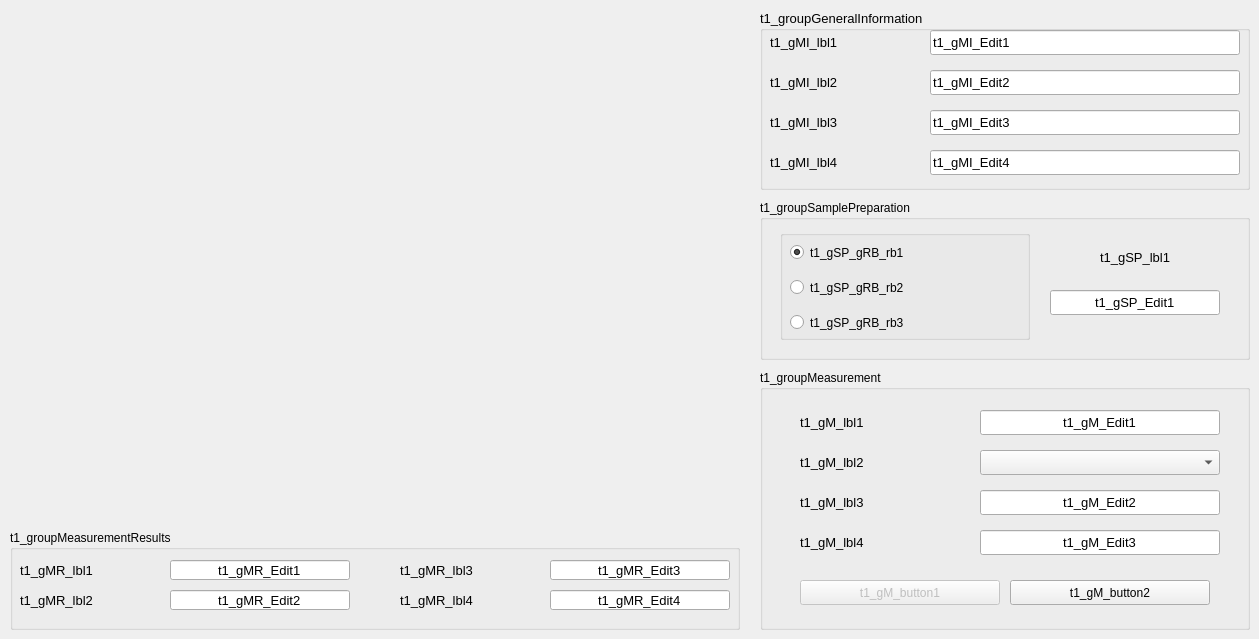
    <widget class="QWidget" name="t1">
     <attribute name="title">
      <string>t1</string>
     </attribute>
     <widget class="QGroupBox" name="t1_groupGeneralInformation">
      <property name="geometry">
       <rect>
        <x>760</x>
        <y>10</y>
        <width>490</width>
        <height>180</height>
       </rect>
      </property>
      <property name="minimumSize">
       <size>
        <width>490</width>
        <height>180</height>
       </size>
      </property>
      <property name="maximumSize">
       <size>
        <width>490</width>
        <height>180</height>
       </size>
      </property>
      <property name="font">
       <font>
        <family>Arial</family>
        <pointsize>10</pointsize>
       </font>
      </property>
      <property name="title">
       <string>t1_groupGeneralInformation</string>
      </property>
      <widget class="QLineEdit" name="t1_gMI_Edit1">
       <property name="geometry">
        <rect>
         <x>170</x>
         <y>20</y>
         <width>310</width>
         <height>25</height>
        </rect>
       </property>
       <property name="font">
        <font>
         <family>Arial</family>
         <pointsize>10</pointsize>
        </font>
       </property>
       <property name="text">
        <string>t1_gMI_Edit1</string>
       </property>
      </widget>
      <widget class="QLineEdit" name="t1_gMI_Edit2">
       <property name="geometry">
        <rect>
         <x>170</x>
         <y>60</y>
         <width>310</width>
         <height>25</height>
        </rect>
       </property>
       <property name="font">
        <font>
         <family>Arial</family>
         <pointsize>10</pointsize>
        </font>
       </property>
       <property name="text">
        <string>t1_gMI_Edit2</string>
       </property>
      </widget>
      <widget class="QLineEdit" name="t1_gMI_Edit3">
       <property name="geometry">
        <rect>
         <x>170</x>
         <y>100</y>
         <width>310</width>
         <height>25</height>
        </rect>
       </property>
       <property name="font">
        <font>
         <family>Arial</family>
         <pointsize>10</pointsize>
        </font>
       </property>
       <property name="text">
        <string>t1_gMI_Edit3</string>
       </property>
      </widget>
      <widget class="QLineEdit" name="t1_gMI_Edit4">
       <property name="geometry">
        <rect>
         <x>170</x>
         <y>140</y>
         <width>310</width>
         <height>25</height>
        </rect>
       </property>
       <property name="font">
        <font>
         <family>Arial</family>
         <pointsize>10</pointsize>
        </font>
       </property>
       <property name="text">
        <string>t1_gMI_Edit4</string>
       </property>
      </widget>
      <widget class="QLabel" name="t1_gMI_lbl1">
       <property name="geometry">
        <rect>
         <x>10</x>
         <y>20</y>
         <width>141</width>
         <height>25</height>
        </rect>
       </property>
       <property name="font">
        <font>
         <family>Arial</family>
         <pointsize>10</pointsize>
        </font>
       </property>
       <property name="text">
        <string>t1_gMI_lbl1</string>
       </property>
      </widget>
      <widget class="QLabel" name="t1_gMI_lbl2">
       <property name="geometry">
        <rect>
         <x>10</x>
         <y>60</y>
         <width>141</width>
         <height>25</height>
        </rect>
       </property>
       <property name="font">
        <font>
         <family>Arial</family>
         <pointsize>10</pointsize>
        </font>
       </property>
       <property name="text">
        <string>t1_gMI_lbl2</string>
       </property>
      </widget>
      <widget class="QLabel" name="t1_gMI_lbl3">
       <property name="geometry">
        <rect>
         <x>10</x>
         <y>100</y>
         <width>141</width>
         <height>25</height>
        </rect>
       </property>
       <property name="font">
        <font>
         <family>Arial</family>
         <pointsize>10</pointsize>
        </font>
       </property>
       <property name="text">
        <string>t1_gMI_lbl3</string>
       </property>
      </widget>
      <widget class="QLabel" name="t1_gMI_lbl4">
       <property name="geometry">
        <rect>
         <x>10</x>
         <y>140</y>
         <width>141</width>
         <height>25</height>
        </rect>
       </property>
       <property name="font">
        <font>
         <family>Arial</family>
         <pointsize>10</pointsize>
        </font>
       </property>
       <property name="text">
        <string>t1_gMI_lbl4</string>
       </property>
      </widget>
     </widget>
     <widget class="QGroupBox" name="t1_groupSamplePreparation">
      <property name="geometry">
       <rect>
        <x>760</x>
        <y>200</y>
        <width>490</width>
        <height>160</height>
       </rect>
      </property>
      <property name="minimumSize">
       <size>
        <width>490</width>
        <height>160</height>
       </size>
      </property>
      <property name="maximumSize">
       <size>
        <width>490</width>
        <height>160</height>
       </size>
      </property>
      <property name="title">
       <string>t1_groupSamplePreparation</string>
      </property>
      <widget class="QGroupBox" name="t1_gSP_groupRB">
       <property name="geometry">
        <rect>
         <x>20</x>
         <y>30</y>
         <width>250</width>
         <height>110</height>
        </rect>
       </property>
       <property name="minimumSize">
        <size>
         <width>250</width>
         <height>110</height>
        </size>
       </property>
       <property name="maximumSize">
        <size>
         <width>250</width>
         <height>110</height>
        </size>
       </property>
       <property name="title">
        <string/>
       </property>
       <widget class="QRadioButton" name="t1_gSP_gRB_rb1">
        <property name="geometry">
         <rect>
          <x>10</x>
          <y>10</y>
          <width>210</width>
          <height>25</height>
         </rect>
        </property>
        <property name="sizePolicy">
         <sizepolicy hsizetype="Fixed" vsizetype="Fixed">
          <horstretch>0</horstretch>
          <verstretch>0</verstretch>
         </sizepolicy>
        </property>
        <property name="text">
         <string>t1_gSP_gRB_rb1</string>
        </property>
        <property name="checked">
         <bool>true</bool>
        </property>
       </widget>
       <widget class="QRadioButton" name="t1_gSP_gRB_rb2">
        <property name="geometry">
         <rect>
          <x>10</x>
          <y>45</y>
          <width>210</width>
          <height>25</height>
         </rect>
        </property>
        <property name="sizePolicy">
         <sizepolicy hsizetype="Fixed" vsizetype="Fixed">
          <horstretch>0</horstretch>
          <verstretch>0</verstretch>
         </sizepolicy>
        </property>
        <property name="text">
         <string>t1_gSP_gRB_rb2</string>
        </property>
       </widget>
       <widget class="QRadioButton" name="t1_gSP_gRB_rb3">
        <property name="geometry">
         <rect>
          <x>10</x>
          <y>80</y>
          <width>210</width>
          <height>25</height>
         </rect>
        </property>
        <property name="sizePolicy">
         <sizepolicy hsizetype="Fixed" vsizetype="Fixed">
          <horstretch>0</horstretch>
          <verstretch>0</verstretch>
         </sizepolicy>
        </property>
        <property name="text">
         <string>t1_gSP_gRB_rb3</string>
        </property>
       </widget>
      </widget>
      <widget class="QLineEdit" name="t1_gSP_Edit1">
       <property name="geometry">
        <rect>
         <x>290</x>
         <y>90</y>
         <width>170</width>
         <height>25</height>
        </rect>
       </property>
       <property name="font">
        <font>
         <family>Arial</family>
         <pointsize>10</pointsize>
        </font>
       </property>
       <property name="text">
        <string>t1_gSP_Edit1</string>
       </property>
       <property name="alignment">
        <set>Qt::AlignCenter</set>
       </property>
      </widget>
      <widget class="QLabel" name="t1_gSP_lbl1">
       <property name="geometry">
        <rect>
         <x>290</x>
         <y>45</y>
         <width>170</width>
         <height>25</height>
        </rect>
       </property>
       <property name="font">
        <font>
         <family>Arial</family>
         <pointsize>10</pointsize>
        </font>
       </property>
       <property name="text">
        <string>t1_gSP_lbl1</string>
       </property>
       <property name="alignment">
        <set>Qt::AlignCenter</set>
       </property>
      </widget>
     </widget>
     <widget class="QGroupBox" name="t1_groupMeasurement">
      <property name="geometry">
       <rect>
        <x>760</x>
        <y>370</y>
        <width>490</width>
        <height>260</height>
       </rect>
      </property>
      <property name="minimumSize">
       <size>
        <width>490</width>
        <height>260</height>
       </size>
      </property>
      <property name="maximumSize">
       <size>
        <width>490</width>
        <height>260</height>
       </size>
      </property>
      <property name="title">
       <string>t1_groupMeasurement</string>
      </property>
      <widget class="QLineEdit" name="t1_gM_Edit1">
       <property name="geometry">
        <rect>
         <x>220</x>
         <y>40</y>
         <width>240</width>
         <height>25</height>
        </rect>
       </property>
       <property name="font">
        <font>
         <family>Arial</family>
         <pointsize>10</pointsize>
        </font>
       </property>
       <property name="text">
        <string>t1_gM_Edit1</string>
       </property>
       <property name="alignment">
        <set>Qt::AlignCenter</set>
       </property>
      </widget>
      <widget class="QLabel" name="t1_gM_lbl1">
       <property name="geometry">
        <rect>
         <x>40</x>
         <y>40</y>
         <width>170</width>
         <height>25</height>
        </rect>
       </property>
       <property name="font">
        <font>
         <family>Arial</family>
         <pointsize>10</pointsize>
        </font>
       </property>
       <property name="text">
        <string>t1_gM_lbl1</string>
       </property>
      </widget>
      <widget class="QLabel" name="t1_gM_lbl2">
       <property name="geometry">
        <rect>
         <x>40</x>
         <y>80</y>
         <width>170</width>
         <height>25</height>
        </rect>
       </property>
       <property name="font">
        <font>
         <family>Arial</family>
         <pointsize>10</pointsize>
        </font>
       </property>
       <property name="text">
        <string>t1_gM_lbl2</string>
       </property>
      </widget>
      <widget class="QLabel" name="t1_gM_lbl3">
       <property name="geometry">
        <rect>
         <x>40</x>
         <y>120</y>
         <width>170</width>
         <height>25</height>
        </rect>
       </property>
       <property name="font">
        <font>
         <family>Arial</family>
         <pointsize>10</pointsize>
        </font>
       </property>
       <property name="text">
        <string>t1_gM_lbl3</string>
       </property>
      </widget>
      <widget class="QLabel" name="t1_gM_lbl4">
       <property name="geometry">
        <rect>
         <x>40</x>
         <y>160</y>
         <width>170</width>
         <height>25</height>
        </rect>
       </property>
       <property name="font">
        <font>
         <family>Arial</family>
         <pointsize>10</pointsize>
        </font>
       </property>
       <property name="text">
        <string>t1_gM_lbl4</string>
       </property>
      </widget>
      <widget class="QLineEdit" name="t1_gM_Edit2">
       <property name="geometry">
        <rect>
         <x>220</x>
         <y>120</y>
         <width>240</width>
         <height>25</height>
        </rect>
       </property>
       <property name="font">
        <font>
         <family>Arial</family>
         <pointsize>10</pointsize>
        </font>
       </property>
       <property name="text">
        <string>t1_gM_Edit2</string>
       </property>
       <property name="alignment">
        <set>Qt::AlignCenter</set>
       </property>
      </widget>
      <widget class="QLineEdit" name="t1_gM_Edit3">
       <property name="geometry">
        <rect>
         <x>220</x>
         <y>160</y>
         <width>240</width>
         <height>25</height>
        </rect>
       </property>
       <property name="font">
        <font>
         <family>Arial</family>
         <pointsize>10</pointsize>
        </font>
       </property>
       <property name="text">
        <string>t1_gM_Edit3</string>
       </property>
       <property name="alignment">
        <set>Qt::AlignCenter</set>
       </property>
      </widget>
      <widget class="QComboBox" name="t1_gM_cmd1">
       <property name="geometry">
        <rect>
         <x>220</x>
         <y>80</y>
         <width>240</width>
         <height>25</height>
        </rect>
       </property>
      </widget>
      <widget class="QPushButton" name="t1_gM_button1">
       <property name="enabled">
        <bool>false</bool>
       </property>
       <property name="geometry">
        <rect>
         <x>40</x>
         <y>210</y>
         <width>200</width>
         <height>25</height>
        </rect>
       </property>
       <property name="text">
        <string>t1_gM_button1</string>
       </property>
      </widget>
      <widget class="QPushButton" name="t1_gM_button2">
       <property name="geometry">
        <rect>
         <x>250</x>
         <y>210</y>
         <width>200</width>
         <height>25</height>
        </rect>
       </property>
       <property name="text">
        <string>t1_gM_button2</string>
       </property>
      </widget>
     </widget>
     <widget class="QGroupBox" name="t1_groupMeasurementResults">
      <property name="geometry">
       <rect>
        <x>10</x>
        <y>530</y>
        <width>730</width>
        <height>100</height>
       </rect>
      </property>
      <property name="minimumSize">
       <size>
        <width>730</width>
        <height>100</height>
       </size>
      </property>
      <property name="maximumSize">
       <size>
        <width>730</width>
        <height>100</height>
       </size>
      </property>
      <property name="title">
       <string>t1_groupMeasurementResults</string>
      </property>
      <widget class="QLineEdit" name="t1_gMR_Edit2">
       <property name="geometry">
        <rect>
         <x>160</x>
         <y>60</y>
         <width>180</width>
         <height>20</height>
        </rect>
       </property>
       <property name="font">
        <font>
         <family>Arial</family>
         <pointsize>10</pointsize>
        </font>
       </property>
       <property name="text">
        <string>t1_gMR_Edit2</string>
       </property>
       <property name="alignment">
        <set>Qt::AlignCenter</set>
       </property>
       <property name="readOnly">
        <bool>true</bool>
       </property>
      </widget>
      <widget class="QLineEdit" name="t1_gMR_Edit1">
       <property name="geometry">
        <rect>
         <x>160</x>
         <y>30</y>
         <width>180</width>
         <height>20</height>
        </rect>
       </property>
       <property name="font">
        <font>
         <family>Arial</family>
         <pointsize>10</pointsize>
        </font>
       </property>
       <property name="text">
        <string>t1_gMR_Edit1</string>
       </property>
       <property name="alignment">
        <set>Qt::AlignCenter</set>
       </property>
       <property name="readOnly">
        <bool>true</bool>
       </property>
      </widget>
      <widget class="QLabel" name="t1_gMR_lbl2">
       <property name="geometry">
        <rect>
         <x>10</x>
         <y>60</y>
         <width>140</width>
         <height>20</height>
        </rect>
       </property>
       <property name="font">
        <font>
         <family>Arial</family>
         <pointsize>10</pointsize>
        </font>
       </property>
       <property name="text">
        <string>t1_gMR_lbl2</string>
       </property>
      </widget>
      <widget class="QLabel" name="t1_gMR_lbl1">
       <property name="geometry">
        <rect>
         <x>10</x>
         <y>30</y>
         <width>140</width>
         <height>20</height>
        </rect>
       </property>
       <property name="font">
        <font>
         <family>Arial</family>
         <pointsize>10</pointsize>
        </font>
       </property>
       <property name="text">
        <string>t1_gMR_lbl1</string>
       </property>
      </widget>
      <widget class="QLabel" name="t1_gMR_lbl4">
       <property name="geometry">
        <rect>
         <x>390</x>
         <y>60</y>
         <width>140</width>
         <height>20</height>
        </rect>
       </property>
       <property name="font">
        <font>
         <family>Arial</family>
         <pointsize>10</pointsize>
        </font>
       </property>
       <property name="text">
        <string>t1_gMR_lbl4</string>
       </property>
      </widget>
      <widget class="QLineEdit" name="t1_gMR_Edit3">
       <property name="geometry">
        <rect>
         <x>540</x>
         <y>30</y>
         <width>180</width>
         <height>20</height>
        </rect>
       </property>
       <property name="font">
        <font>
         <family>Arial</family>
         <pointsize>10</pointsize>
        </font>
       </property>
       <property name="text">
        <string>t1_gMR_Edit3</string>
       </property>
       <property name="alignment">
        <set>Qt::AlignCenter</set>
       </property>
       <property name="readOnly">
        <bool>true</bool>
       </property>
      </widget>
      <widget class="QLineEdit" name="t1_gMR_Edit4">
       <property name="geometry">
        <rect>
         <x>540</x>
         <y>60</y>
         <width>180</width>
         <height>20</height>
        </rect>
       </property>
       <property name="font">
        <font>
         <family>Arial</family>
         <pointsize>10</pointsize>
        </font>
       </property>
       <property name="text">
        <string>t1_gMR_Edit4</string>
       </property>
       <property name="alignment">
        <set>Qt::AlignCenter</set>
       </property>
       <property name="readOnly">
        <bool>true</bool>
       </property>
      </widget>
      <widget class="QLabel" name="t1_gMR_lbl3">
       <property name="geometry">
        <rect>
         <x>390</x>
         <y>30</y>
         <width>140</width>
         <height>20</height>
        </rect>
       </property>
       <property name="font">
        <font>
         <family>Arial</family>
         <pointsize>10</pointsize>
        </font>
       </property>
       <property name="text">
        <string>t1_gMR_lbl3</string>
       </property>
      </widget>
     </widget>
    </widget>
